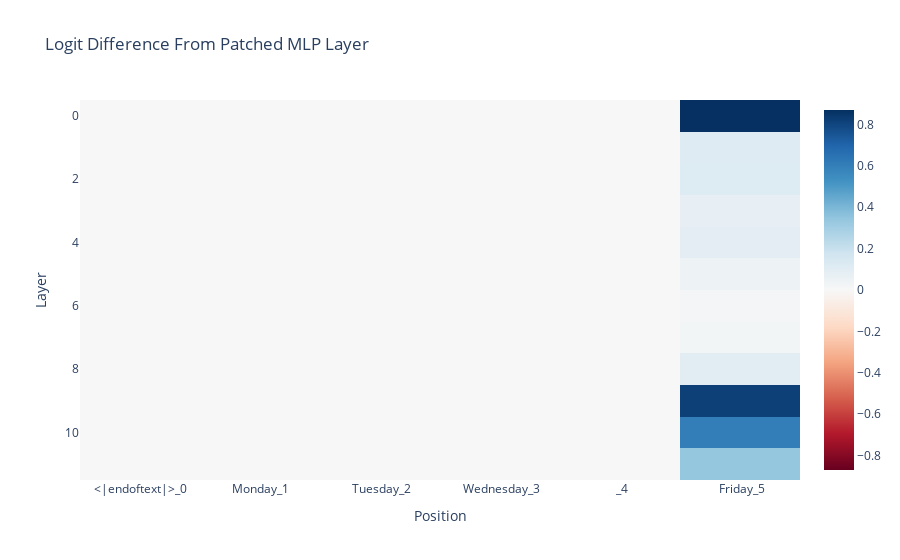

Write notebook code for a chart like this one.
### Markdown cell above
In contrast, the MLP layers do not matter much. This makes sense, since this is more a task about moving information than about processing it, and the MLP layers specialise in processing information.

The one exception is MLP 0, which matters a lot, but I think this is misleading and just a generally true statement about MLP 0 rather than being about the circuit on this task.

<details> <summary>My takes on MLP0</summary> 
It's often observed on GPT-2 Small that MLP0 matters a lot, and that ablating it utterly destroys performance. My current best guess is that the first MLP layer is essentially acting as an extension of the embedding (for whatever reason) and that when later layers want to access the input tokens they mostly read in the output of the first MLP layer, rather than the token embeddings. Within this frame, the first attention layer doesn't do much. 

In this framing, it makes sense that MLP0 matters on the second subject token, because that's the one position with a different input token!

I'm not entirely sure why this happens, but I would guess that it's because the embedding and unembedding matrices in GPT-2 Small are the same. This is pretty unprincipled, as the tasks of embedding and unembedding tokens are <i>not</i> inverses, but this is common practice, and plausibly models want to dedicate some parameters to overcoming this. 

I only have suggestive evidence of this, and would love to see someone look into this properly!
</details>

### Code cell
imshow(patched_mlp_diff, x=prompt_position_labels, title="Logit Difference From Patched MLP Layer", labels={"x":"Position", "y":"Layer"})

### Figure 1 — Plotly figure (JSON) as saved in the notebook; plotly's stock layout.template omitted (floating-point values rounded to 4 significant figures)
{"data": [{"coloraxis": "coloraxis", "hovertemplate": "Position: %{x}<br>Layer: %{y}<br>color: %{z}<extra></extra>", "name": "0", "type": "heatmap", "x": ["<|endoftext|>_0", "Monday_1", " Tuesday_2", " Wednesday_3", " _4", " Friday_5"], "xaxis": "x", "yaxis": "y", "z": [[0, 0, 0, 0, 0, 0.8698], [0, 0, 0, 0, 0, 0.1138], [0, 0, 0, 0, 0, 0.1206], [0, 0, 0, 0, 0, 0.07442], [0, 0, 0, 0, 0, 0.09236], [0, 0, 0, 0, 0, 0.04412], [0, 0, 0, 0, 0, 0.01636], [0, 0, 0, 0, 0, 0.0226], [0, 0, 0, 0, 0, 0.09424], [0, 0, 0, 0, 0, 0.819], [0, 0, 0, 0, 0, 0.6028], [0, 0, 0, 0, 0, 0.3389]]}], "layout": {"autosize": true, "coloraxis": {"cmid": 0, "colorscale": [[0, "rgb(103,0,31)"], [0.1, "rgb(178,24,43)"], [0.2, "rgb(214,96,77)"], [0.3, "rgb(244,165,130)"], [0.4, "rgb(253,219,199)"], [0.5, "rgb(247,247,247)"], [0.6, "rgb(209,229,240)"], [0.7, "rgb(146,197,222)"], [0.8, "rgb(67,147,195)"], [0.9, "rgb(33,102,172)"], [1, "rgb(5,48,97)"]]}, "title": {"text": "Logit Difference From Patched MLP Layer"}, "xaxis": {"anchor": "y", "autorange": true, "constrain": "domain", "domain": [0, 1], "range": [-0.5, 5.5], "scaleanchor": "y", "title": {"text": "Position"}, "type": "category"}, "yaxis": {"anchor": "x", "autorange": true, "constrain": "domain", "domain": [0, 1], "range": [11.5, -0.5], "title": {"text": "Layer"}}}}
